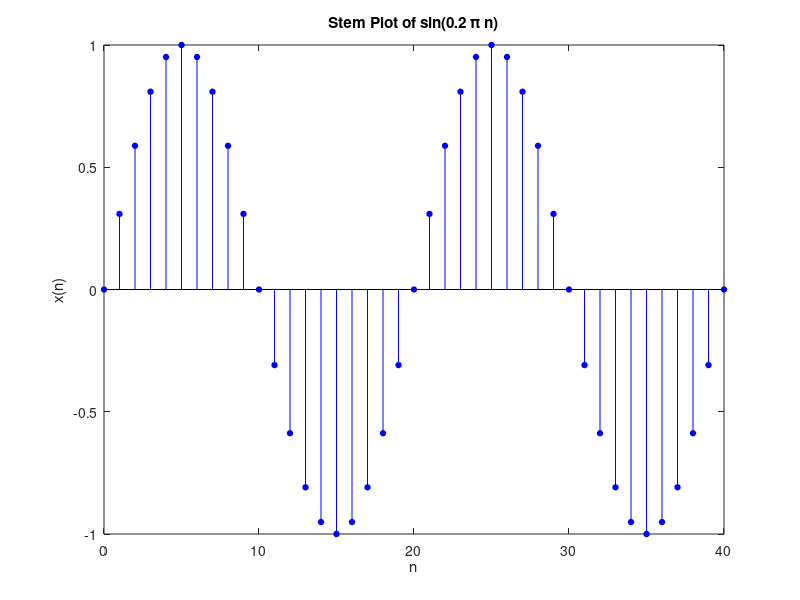

Reproduce this figure in MATLAB. (Note: this script raises an error after producing the figure.)
% Plot function usage
t = 0:0.01:2; 
x = sin(2*pi*t); 
plot(t,x,'b'); 
xlabel('t in sec'); ylabel('x(t)'); 
title('Plot  of sin(2\pi t)'); 

% Stem function usage
n = 0:1:40; 
x = sin(0.1*pi*n); 
Hs = stem(n,x,'b','filled');
set(Hs,'markersize',4); 
xlabel('n'); ylabel('x(n)'); 
title('Stem Plot of sin(0.2 \pi n)'); 

% Step function implementation
[x,n] = stepseq(0,-5,10);

Hs = stem(n,x,'b','filled'); 
xlabel('n'); ylabel('x(n)'); 
title('Stem Plot of sin(0.2 \pi n)');

set(Hs,'markersize',4); 
set(gca, 'ylim', [-2 +2]);

% Unit sample implementation
n1=-5;
n2=5;

n=n1:n2;
x=zeros(1,length(n));

for i=1:length(n)
    if n(i)==0
        x(i)=1
    end
end

stem(n,x);

% Exponential sequence
n = [0:100]; x = (1.2).^n;
Hs = stem(n,x,'b','filled');

% Complex Exponential sequence part 1
r=0.9;
theta=pi/10;
n = [0:100]; rn = r.^n; phin=mod(theta.*n, 2*pi) 
figure(1)
subplot(2,1,1), stem(n,rn,'b','filled');
subplot(2,1,2), stem(n,phin,'b','filled'), set(gca, 'ylim', [0 +2*pi]);

% Complex Exponential sequence part 2
r=0.9;
theta=pi/10;
n = [0:100]; 
XR = (r.^n).*cos(theta.*n); 
XI = (r.^n).*sin(theta.*n);
figure(1)
subplot(2,1,1), stem(n,XR,'b','filled');
subplot(2,1,2), stem(n,XI,'b','filled');

% Cos sequence stem plot
n = [0:100]; 
x = 3*cos((pi/16)*n+(pi/13));
stem(n,x,'b','filled'); 

% Discrete sinusoidal sequence for different frequencies
n=0:1:100;
x=sin(2*pi*0.01*n);
subplot(4,1,1), stem(n,x,'b', 'filled');

n=0:1:100;
x=sin(2*pi*0.03*n);
subplot(4,1,2), stem(n,x,'b', 'filled');

n=0:1:100;
x=sin(2*pi*0.05*n);
subplot(4,1,3), stem(n,x,'b', 'filled');

% Signal Folding operation
n=[-1,0,1,2,3];
x=[5,4,3,2,1];

y = fliplr(x);
m = -fliplr(n);

figure(1)
subplot(2,1,1), stem(n,x,'b','filled');
subplot(2,1,2), stem(m,y,'b','filled');

% Even and odd decomposition of sequence
n=[-1,0,1,2,3];
x=[5,4,3,2,1];

m = -fliplr(n);
m1 = min([m,n]); m2 = max([m,n]); m = m1:m2;
nm = n(1)-m(1); n1 = 1:length(n);

x1 = [zeros(1,nm) x]; 
x = x1;

xe = 0.5*(x + fliplr(x)); xo = 0.5*(x - fliplr(x));

figure(1)
subplot(2,1,1), stem(m,xe,'b','filled');
subplot(2,1,2), stem(m,xo,'b','filled');

% Periodization of sequence
n = [-10:9]; x = [5,4,3,2,1];
xtilde = x' * ones(1,4);
xtilde = (xtilde(:))';
subplot(2,2,4); stem(n,xtilde); title('Periodization of signal')
xlabel('n'); ylabel('xtilde(n)');

subplot(2,1,1); 
plot(t,x,'b'); 

subplot(2,1,2); 
Hs = stem(n,x,'b','filled'); 

%Two Signal Plots 
theta = 0:pi/100:2*pi;
y = sin(10*theta);
z = sin(10*theta)+cos(10*theta);

figure(1);
subplot(2,1,1), plot(x,y);
subplot(2,1,2), plot(x,z);


title('Two sine plot'),
xlabel('x data'),
ylabel('Amplitude');

set(gca, 'xlim', [0 2*pi]);
set(gca, 'ylim', [-3 +3]);

set(gca, 'xtick', [0.0 0.25 0.5 0.75 1.0]*2*pi);
set(gca, 'xticklabel', [{'0'} {'\pi/2'} {'\pi'} {'3\pi/2'} {'2\pi'}])

grid('on');
grid('minor');
